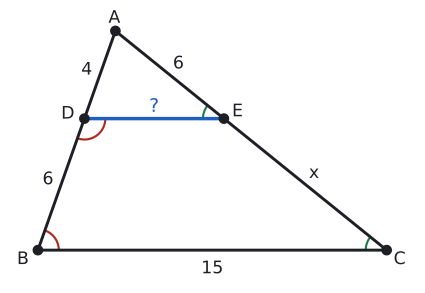

Write the Python code that produced this figure.
import sys; sys.path.insert(0, "tools")
from cizim import *

def uz(P, Q): return round(float(np.linalg.norm(np.asarray(P) - np.asarray(Q))), 3)
def yon(d): return np.array([np.cos(np.radians(d)), np.sin(np.radians(d))])
def kenar(ax, P, Q, metin, G, d=0.45, renk=YAZI, fs=13):
    """[PQ] kenarının ortasına, G noktasından uzak tarafa etiket."""
    P, Q = np.asarray(P, float), np.asarray(Q, float); M = (P + Q) / 2
    u = (Q - P) / np.linalg.norm(Q - P); v = np.array([-u[1], u[0]])
    if np.dot(v, M - np.asarray(G)) < 0: v = -v
    ax.text(*(M + d * v), metin, ha="center", va="center", color=renk, fontsize=fs)
def centik(ax, P, Q, n=1, renk=SOLUK, L=0.18, ara=0.12):
    P, Q = np.asarray(P, float), np.asarray(Q, float)
    u = (Q - P) / np.linalg.norm(Q - P); v = np.array([-u[1], u[0]]); M = (P + Q) / 2
    for k in range(n):
        c = M + (k - (n - 1) / 2) * ara * u
        ax.plot(*zip(c - L * v, c + L * v), color=renk, lw=1.6)

# Temel orantı: |AD|=4, |DB|=6, |AE|=6, |EC|=9 (x), |BC|=15, [DE] ∥ [BC] -> |DE|=6.
B = np.array([0.0, 0.0]); C = np.array([15.0, 0.0])
ax_ = 10 / 3; A = np.array([ax_, np.sqrt(100 - ax_**2)])
D = A + 0.4 * (B - A); E = A + 0.4 * (C - A)
print("AB", uz(A, B), "AC", uz(A, C), "AD", uz(A, D), "DB", uz(D, B), "AE", uz(A, E), "EC", uz(E, C), "DE", uz(D, E), "egim", D[1] - E[1])
G = (A + B + C) / 3
fig, ax = sekil(5.5, 4.2)
ax.set_aspect("equal"); ax.axis("off")
ax.plot(*zip(A, B, C, A), color=YAZI)
ax.plot(*zip(D, E), color=MAVI, lw=2.6)
aci(ax, D, B, E, r=0.9, renk=KIRMIZI); aci(ax, B, C, A, r=0.9, renk=KIRMIZI)
aci(ax, E, D, A, r=0.9, renk=YESIL); aci(ax, C, A, B, r=0.9, renk=YESIL)
nokta(ax, *A, "A", dx=-0.3, dy=0.35); nokta(ax, *B, "B", dx=-0.9, dy=-0.6); nokta(ax, *C, "C", dx=0.3, dy=-0.6)
nokta(ax, *D, "D", dx=-1.0, dy=0.0); nokta(ax, *E, "E", dx=0.35, dy=0.1)
kenar(ax, A, D, "4", G, d=0.6); kenar(ax, D, B, "6", G, d=0.6); kenar(ax, A, E, "6", G, d=0.6); kenar(ax, E, C, "x", G, d=0.6)
ax.text(*(D + E) / 2 + np.array([0, 0.5]), "?", ha="center", va="center", color=MAVI, fontsize=14)
ax.text(7.5, -0.8, "15", ha="center", va="center", fontsize=13)
ax.set_xlim(-1.3, 16.3); ax.set_ylim(-1.5, A[1] + 1.0)
kaydet(fig, __file__)
